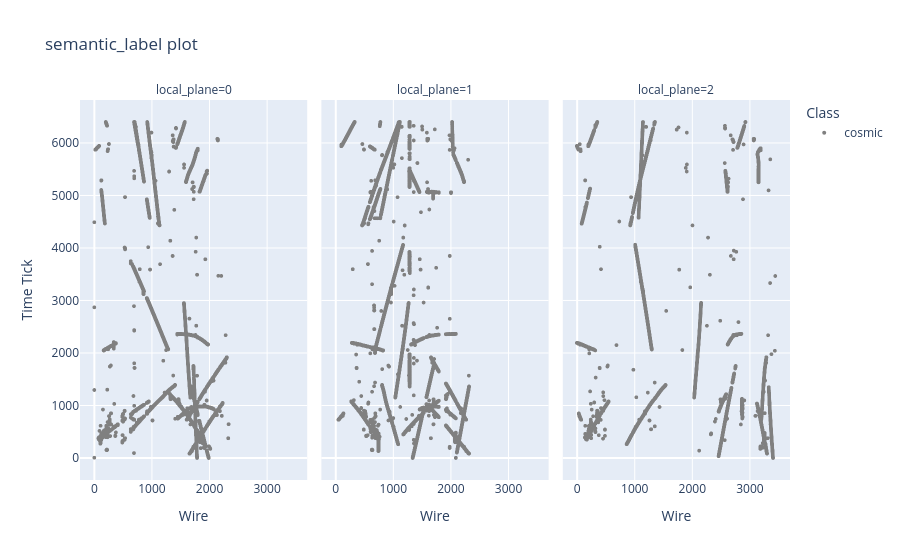

Notebook source saved alongside this figure:
### Markdown cell above
Now make the plot. In order to better visualize the neutrino information, click on the "cosmic" entry in the legend to mask it out. Click and drag on the plot to select a region to zoom in. Mouse over hits to visualize their properties.

### Code cell
evthits["category_name"] = 'cosmic'

for l in category:
    #print(l.name,l.value)
    evthits.loc[evthits["category"]==l.value, "category_name"] = l.name

color_dict = {"pion" : "yellow",
              "muon" : "green",
              "kaon" : "black",
              "proton" : "blue",
              "electron" : "red",
              "michel" : "purple",
              "delta" : "pink",
              "other" : "orange",
              "photon" : "cyan",
              "cosmic": "gray"}

fig = px.scatter(evthits, x="local_wire", y="local_time", color="category_name", color_discrete_map=color_dict, facet_col="local_plane", 
                 labels={
                     "local_wire": "Wire",
                     "local_time": "Time Tick",
                     "category_name": "Class"
                 },
                 hover_data=['integral','instance'],
                 title="semantic_label plot")
fig.update_traces(marker={'size': 4})
fig.show()

### Figure 1 — Plotly figure (JSON) as saved in the notebook; plotly's stock layout.template omitted (floating-point values rounded to 4 significant figures; data arrays with more than 128 entries replaced by an {"elided": "..."} marker saying what was removed)
{"data": [{"customdata": {"elided": "7193x2 float values"}, "hovertemplate": "Class=cosmic<br>local_plane=0<br>Wire=%{x}<br>Time Tick=%{y}<br>integral=%{customdata[0]}<br>instance=%{customdata[1]}<extra></extra>", "legendgroup": "cosmic", "marker": {"color": "gray", "size": 4, "symbol": "circle"}, "mode": "markers", "name": "cosmic", "showlegend": true, "type": "scattergl", "x": {"elided": "7193 int values"}, "xaxis": "x", "y": {"elided": "7193 float values"}, "yaxis": "y"}, {"customdata": {"elided": "8703x2 float values"}, "hovertemplate": "Class=cosmic<br>local_plane=1<br>Wire=%{x}<br>Time Tick=%{y}<br>integral=%{customdata[0]}<br>instance=%{customdata[1]}<extra></extra>", "legendgroup": "cosmic", "marker": {"color": "gray", "size": 4, "symbol": "circle"}, "mode": "markers", "name": "cosmic", "showlegend": false, "type": "scattergl", "x": {"elided": "8703 int values"}, "xaxis": "x2", "y": {"elided": "8703 float values"}, "yaxis": "y2"}, {"customdata": {"elided": "4508x2 float values"}, "hovertemplate": "Class=cosmic<br>local_plane=2<br>Wire=%{x}<br>Time Tick=%{y}<br>integral=%{customdata[0]}<br>instance=%{customdata[1]}<extra></extra>", "legendgroup": "cosmic", "marker": {"color": "gray", "size": 4, "symbol": "circle"}, "mode": "markers", "name": "cosmic", "showlegend": false, "type": "scattergl", "x": {"elided": "4508 int values"}, "xaxis": "x3", "y": {"elided": "4508 float values"}, "yaxis": "y3"}], "layout": {"annotations": [{"font": {}, "showarrow": false, "text": "local_plane=0", "x": 0.16, "xanchor": "center", "xref": "paper", "y": 1, "yanchor": "bottom", "yref": "paper"}, {"font": {}, "showarrow": false, "text": "local_plane=1", "x": 0.5, "xanchor": "center", "xref": "paper", "y": 1, "yanchor": "bottom", "yref": "paper"}, {"font": {}, "showarrow": false, "text": "local_plane=2", "x": 0.84, "xanchor": "center", "xref": "paper", "y": 1, "yanchor": "bottom", "yref": "paper"}], "legend": {"title": {"text": "Class"}, "tracegroupgap": 0}, "title": {"text": "semantic_label plot"}, "xaxis": {"anchor": "y", "domain": [0, 0.32], "title": {"text": "Wire"}}, "xaxis2": {"anchor": "y2", "domain": [0.34, 0.66], "matches": "x", "title": {"text": "Wire"}}, "xaxis3": {"anchor": "y3", "domain": [0.68, 1.0], "matches": "x", "title": {"text": "Wire"}}, "yaxis": {"anchor": "x", "domain": [0, 1], "title": {"text": "Time Tick"}}, "yaxis2": {"anchor": "x2", "domain": [0, 1], "matches": "y", "showticklabels": false}, "yaxis3": {"anchor": "x3", "domain": [0, 1], "matches": "y", "showticklabels": false}}}
